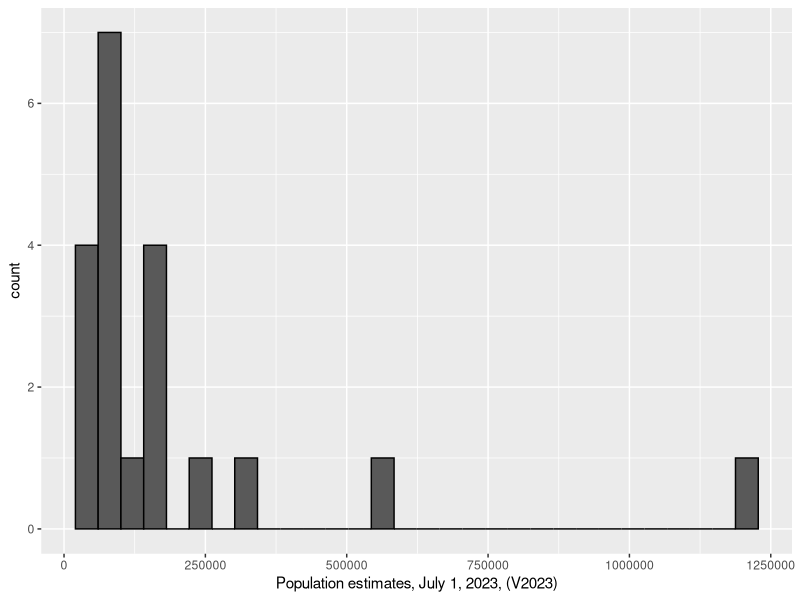
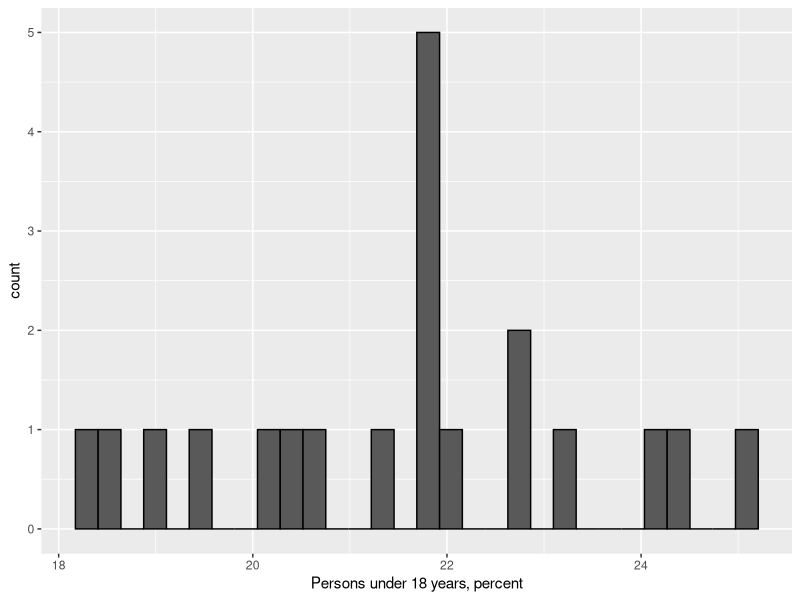
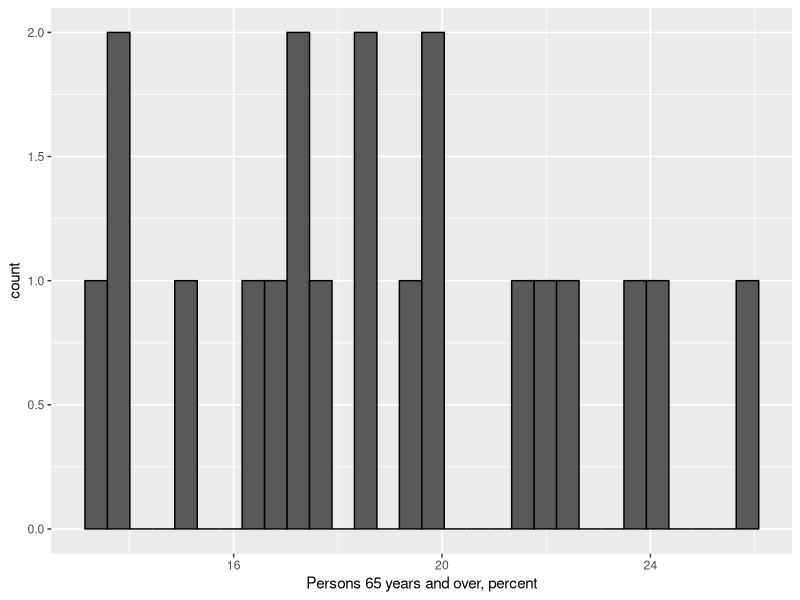
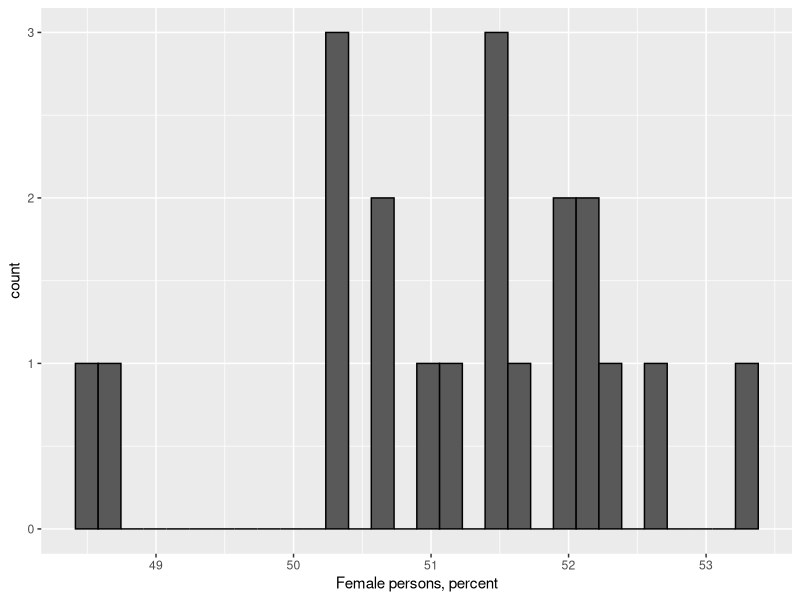
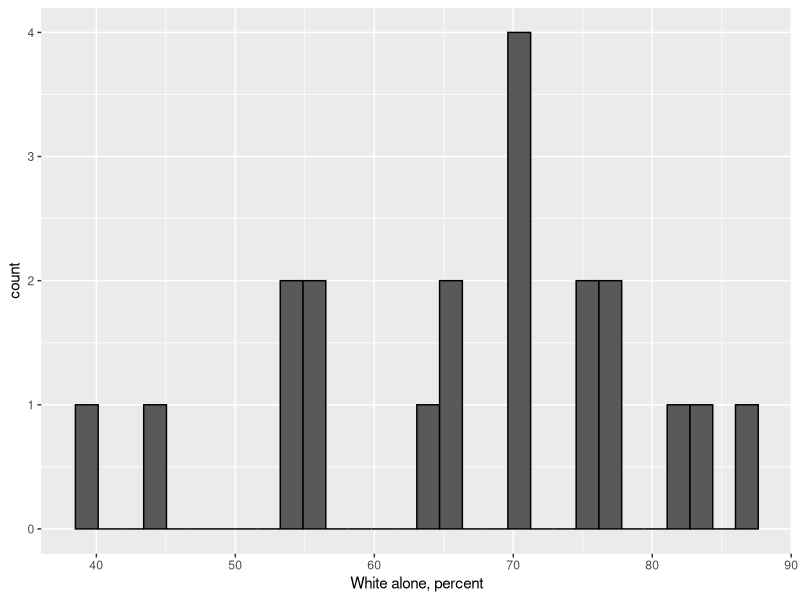
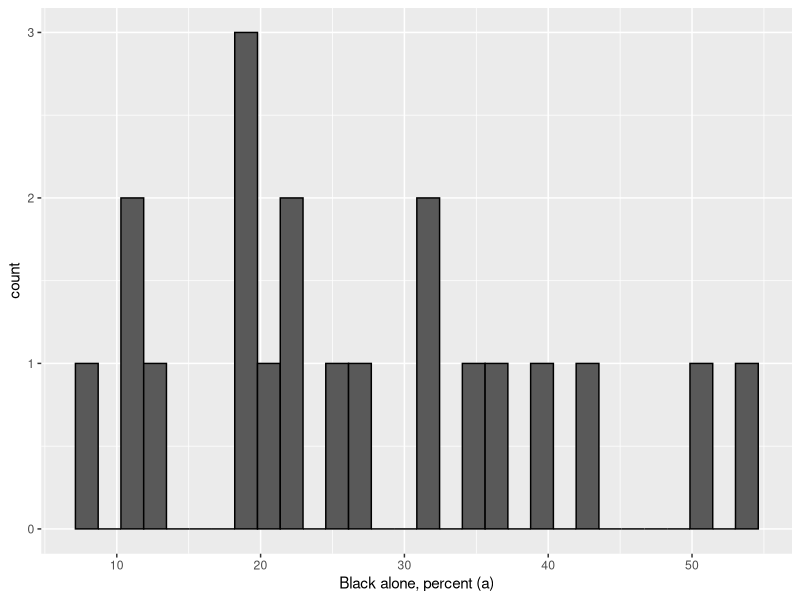
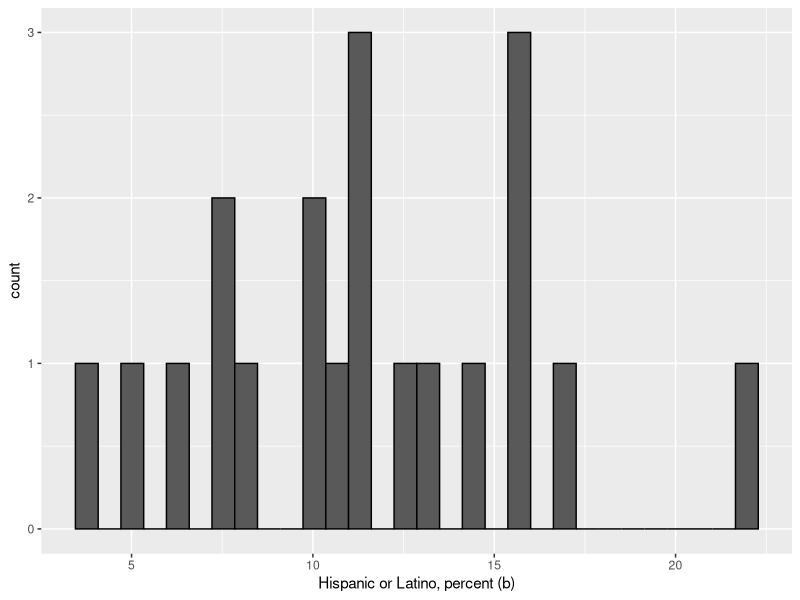
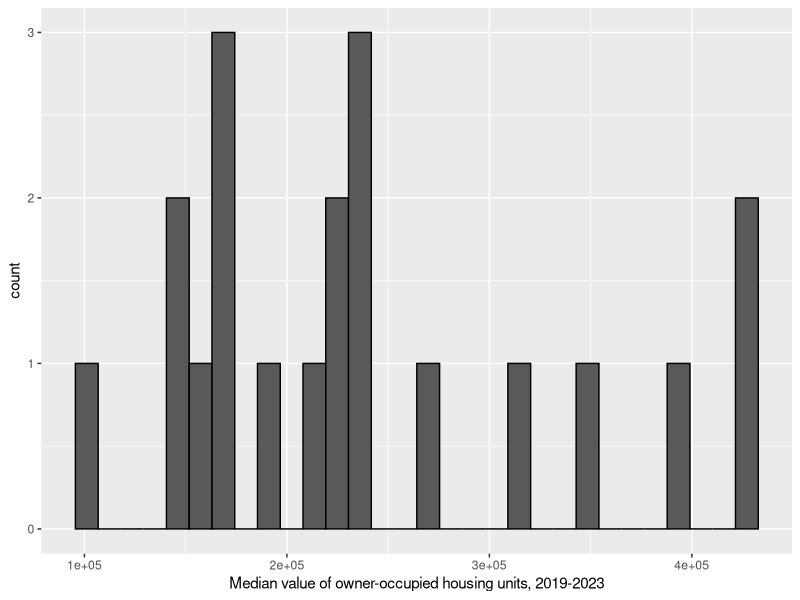

Here is the R script that generated these plots, in order:
## ---- chunk 1
library(here)
library(tidyverse)
library(dplyr)

#load data
Census_data <- read.csv(here('Data/Raw/NC_Census.csv'))
Recreation_data <- read.csv(here('Data/Raw/NC_Recreation_Acreage.csv'))
## ---- chunk 2
#filter Recreation data for relevant counties and sum local, state, 
#and federal recreation acreage to form total recreation acreage by county
Recreation_data <- Recreation_data %>%
  filter(Area.Name %in% c('Chatham County', 'Wake County', 
                          'Alamance County','Orange County', 
                          'Durham County', 'Caswell County',
                          'Person County', 'Granville County', 
                          'Franklin County', 'Vance County', 
                          'Lee County', 'Moore County', 
                          'Randolph County', 'Guilford County', 
                          'Rockingham County', 'Halifax County', 
                          'Nash County', 'Wilson County', 
                          'Johnston County', 'Harnett County')) %>%
  pivot_wider(names_from = Variable, values_from = Value) %>%
  group_by(`Total Outdoor Recreation Acreage` = 
             `Local Outdoor Recreation Acreage` + 
             `Federal Outdoor Recreation Acreage` + 
             `State Outdoor Recreation Acreage`)

#Filter census data
Census_data <- Census_data %>%
  filter(Fact %in% c("Population estimates, July 1, 2023, (V2023)", 
                     "Persons under 18 years, percent", 
                     "Persons 65 years and over, percent", 
                     "Female persons, percent", 
                     "White alone, percent", 
                     "Black alone, percent (a)", 
                     "Hispanic or Latino, percent (b)", 
                     "Median value of owner-occupied housing units, 2019-2023",
                     "Persons per household, 2019-2023", 
                     "Median households income (in 2023 dollars), 2019-2023"))

## ---- chunk 3
#ready census data for combining
Census_data <- Census_data %>%
  select(!Fact.Note)%>% #remove Fact.Note column
  pivot_longer(!c(Fact), #combine county columns into one column
               names_to = 'Counties', 
               values_to = 'Values') %>%
  pivot_wider(names_from = Fact, values_from = Values) %>%#make each row in Fact its own column
  mutate(Area.Name = c('Chatham County', 'Wake County',     # make a column that's exactly
                          'Alamance County','Orange County',#the same as one in the other   
                          'Durham County', 'Caswell County',#dataset
                          'Person County', 'Granville County', 
                          'Franklin County', 'Vance County', 
                          'Lee County', 'Moore County', 
                          'Randolph County', 'Guilford County', 
                          'Rockingham County', 'Halifax County', 
                          'Nash County', 'Wilson County', 
                          'Johnston County', 'Harnett County'))
  
#convert characters to numbers 
Census_data$`Median value of owner-occupied housing units, 2019-2023` <- 
  as.numeric(gsub("[$,]", "", 
  Census_data$`Median value of owner-occupied housing units, 2019-2023`))

Census_data$`Median households income (in 2023 dollars), 2019-2023` <- 
  as.numeric(gsub("[$,]", "", 
  Census_data$`Median households income (in 2023 dollars), 2019-2023`))

Census_data$`Persons under 18 years, percent` <- 
  as.numeric(gsub("[%]", "", Census_data$`Persons under 18 years, percent`))
  
Census_data$`Persons 65 years and over, percent` <- 
  as.numeric(gsub("[%]", "", Census_data$`Persons 65 years and over, percent`))
  
Census_data$`Female persons, percent` <- 
  as.numeric(gsub("[%]", "", Census_data$`Female persons, percent`))  
  
Census_data$`White alone, percent` <- 
  as.numeric(gsub("[%]", "", Census_data$`White alone, percent`))  

Census_data$`Black alone, percent (a)` <- 
  as.numeric(gsub("[%]", "", Census_data$`Black alone, percent (a)`))  

Census_data$`Hispanic or Latino, percent (b)` <- 
  as.numeric(gsub("[%]", "", Census_data$`Hispanic or Latino, percent (b)`))

Census_data$`Population estimates, July 1, 2023, (V2023)` <-
  as.numeric(gsub("[,]", "", 
                  Census_data$`Population estimates, July 1, 2023, (V2023)`))

Census_data$`Persons per household, 2019-2023` <-
  as.numeric(Census_data$`Persons per household, 2019-2023`)


#combine datasets
combined_data <- left_join(Census_data, Recreation_data)

## ---- chunk 4

#Pop estimates
ggplot(combined_data, aes(x = `Population estimates, July 1, 2023, (V2023)`)) +
geom_histogram(color = 'black')

#Ppl under 18
ggplot(combined_data, aes(x = `Persons under 18 years, percent`)) +
geom_histogram(color = 'black')

#Ppl 65 and over
ggplot(combined_data, aes(x = `Persons 65 years and over, percent`)) +
geom_histogram(color = 'black')

#XX ppl
ggplot(combined_data, aes(x = `Female persons, percent`)) +
geom_histogram(color = 'black')

#White ppl
ggplot(combined_data, aes(x = `White alone, percent`)) +
geom_histogram(color = 'black')

#Black ppl
ggplot(combined_data, aes(x = `Black alone, percent (a)`)) +
geom_histogram(color = 'black')

#Hispanic/Latine ppl
ggplot(combined_data, aes(x = `Hispanic or Latino, percent (b)`)) +
geom_histogram(color = 'black')

#Median value of owned homes
ggplot(combined_data, aes(x = `Median value of owner-occupied housing units, 2019-2023`)) +
geom_histogram(color = 'black')

#Ppl/household
ggplot(combined_data, aes(x = `Persons per household, 2019-2023`)) +
geom_histogram(color = 'black')

#Median household income
ggplot(combined_data, aes(x = `Median households income (in 2023 dollars), 2019-2023`)) +
geom_histogram(color = 'black')

#Total outdoor recreation acreage
ggplot(combined_data, aes(x = `Total Outdoor Recreation Acreage`)) +
geom_histogram(color = 'black')
## ---- chunk 5
#Create scatterplots of recreation acreage by:

#pop estimates
ggplot(combined_data, aes(x = `Population estimates, July 1, 2023, (V2023)`,
                        y =`Total Outdoor Recreation Acreage`)) + 
  geom_point()

#Ppl under 18
ggplot(combined_data, aes(x = `Persons under 18 years, percent`,
                        y =`Total Outdoor Recreation Acreage`)) + 
  geom_point()

#Ppl 65 and older
ggplot(combined_data, aes(x = `Persons 65 years and over, percent`,
                        y =`Total Outdoor Recreation Acreage`)) + 
  geom_point()

#XX ppl

ggplot(combined_data, aes(x = `Female persons, percent`,
                        y =`Total Outdoor Recreation Acreage`)) + 
  geom_point()

#White ppl
ggplot(combined_data, aes(x = `White alone, percent`,
                        y =`Total Outdoor Recreation Acreage`)) + 
  geom_point()

#Black ppl
ggplot(combined_data, aes(x = `Black alone, percent (a)`,
                        y =`Total Outdoor Recreation Acreage`)) + 
  geom_point()

#Hispanic or Latine ppl
ggplot(combined_data, aes(x = `Hispanic or Latino, percent (b)`,
                        y =`Total Outdoor Recreation Acreage`)) + 
  geom_point()

#Median value of owned homes
ggplot(combined_data, aes(x = `Median value of owner-occupied housing units, 2019-2023`,
                        y =`Total Outdoor Recreation Acreage`)) + 
  geom_point()

#Ppl/household
ggplot(combined_data, aes(x = `Persons per household, 2019-2023`,
                        y =`Total Outdoor Recreation Acreage`)) + 
  geom_point()

#Median household income
ggplot(combined_data, aes(x = `Median households income (in 2023 dollars), 2019-2023`,
                        y =`Total Outdoor Recreation Acreage`)) + 
  geom_point()
## ---- chunk 6
#possible correlations between pop estimates and: 

#Ppl under 18
cor.test(combined_data$`Population estimates, July 1, 2023, (V2023)`, 
         combined_data$`Persons under 18 years, percent`)

#Ppl 65 or older
cor.test(combined_data$`Population estimates, July 1, 2023, (V2023)`, 
         combined_data$`Persons 65 years and over, percent`)

#XX ppl
cor.test(combined_data$`Population estimates, July 1, 2023, (V2023)`, 
         combined_data$`Female persons, percent`)

#White ppl
cor.test(combined_data$`Population estimates, July 1, 2023, (V2023)`, 
         combined_data$`White alone, percent`)

#Black ppl
cor.test(combined_data$`Population estimates, July 1, 2023, (V2023)`, 
         combined_data$`Black alone, percent (a)`)

#Hispanic or Latine ppl
cor.test(combined_data$`Population estimates, July 1, 2023, (V2023)`, 
         combined_data$`Hispanic or Latino, percent (b)`)

#Median value of owned homes
cor.test(combined_data$`Population estimates, July 1, 2023, (V2023)`, 
         combined_data$`Median value of owner-occupied housing units, 2019-2023`)

#Ppl/household
cor.test(combined_data$`Population estimates, July 1, 2023, (V2023)`, 
         combined_data$`Persons per household, 2019-2023`)

#Median household income
cor.test(combined_data$`Population estimates, July 1, 2023, (V2023)`, 
         combined_data$`Median households income (in 2023 dollars), 2019-2023`)


#possible correlations between ppl under 18 and: 

##Ppl 65 or older
cor.test(combined_data$`Persons under 18 years, percent`, 
         combined_data$`Persons 65 years and over, percent`)

#XX ppl
cor.test(combined_data$`Persons under 18 years, percent`, 
         combined_data$`Female persons, percent`)

#White ppl
cor.test(combined_data$`Persons under 18 years, percent`, 
         combined_data$`White alone, percent`)

#Black ppl
cor.test(combined_data$`Persons under 18 years, percent`, 
         combined_data$`Black alone, percent (a)`)

#Hispanic or Latine ppl
cor.test(combined_data$`Persons under 18 years, percent`, 
         combined_data$`Hispanic or Latino, percent (b)`)

#Median value of owned homes
cor.test(combined_data$`Persons under 18 years, percent`, 
         combined_data$`Median value of owner-occupied housing units, 2019-2023`)

#Ppl/household
cor.test(combined_data$`Persons under 18 years, percent`, 
         combined_data$`Persons per household, 2019-2023`)

#Median household income
cor.test(combined_data$`Persons under 18 years, percent`, 
         combined_data$`Median households income (in 2023 dollars), 2019-2023`)

#possible correlations between ppl 65 and older and: 
#XX ppl
cor.test(combined_data$`Persons 65 years and over, percent`, 
         combined_data$`Female persons, percent`)

#White ppl
cor.test(combined_data$`Persons 65 years and over, percent`, 
         combined_data$`White alone, percent`)

#Black ppl
cor.test(combined_data$`Persons 65 years and over, percent`, 
         combined_data$`Black alone, percent (a)`)

#Hispanic or Latine ppl
cor.test(combined_data$`Persons 65 years and over, percent`, 
         combined_data$`Hispanic or Latino, percent (b)`)

#Median value of owned homes
cor.test(combined_data$`Persons 65 years and over, percent`, 
         combined_data$`Median value of owner-occupied housing units, 2019-2023`)

#Ppl/household
cor.test(combined_data$`Persons 65 years and over, percent`, 
         combined_data$`Persons per household, 2019-2023`)

#Median household income
cor.test(combined_data$`Persons 65 years and over, percent`, 
         combined_data$`Median households income (in 2023 dollars), 2019-2023`)

#possible correlations between XX ppl and : 
#White ppl
cor.test(combined_data$`Female persons, percent`, 
         combined_data$`White alone, percent`)

#Black ppl
cor.test(combined_data$`Female persons, percent`, 
         combined_data$`Black alone, percent (a)`)

#Hispanic or Latine ppl
cor.test(combined_data$`Female persons, percent`, 
         combined_data$`Hispanic or Latino, percent (b)`)

#Median value of owned homes
cor.test(combined_data$`Female persons, percent`, 
         combined_data$`Median value of owner-occupied housing units, 2019-2023`)

#Ppl/household
cor.test(combined_data$`Female persons, percent`, 
         combined_data$`Persons per household, 2019-2023`)

#Median household income
cor.test(combined_data$`Female persons, percent`, 
         combined_data$`Median households income (in 2023 dollars), 2019-2023`)

#possible correlations between white ppl and: 
#Black ppl
cor.test(combined_data$`White alone, percent`, 
         combined_data$`Black alone, percent (a)`)

#Hispanic or Latine ppl
cor.test(combined_data$`White alone, percent`, 
         combined_data$`Hispanic or Latino, percent (b)`)

#Median value of owned homes
cor.test(combined_data$`White alone, percent`, 
         combined_data$`Median value of owner-occupied housing units, 2019-2023`)

#Ppl/household
cor.test(combined_data$`White alone, percent`, 
         combined_data$`Persons per household, 2019-2023`)

#Median household income
cor.test(combined_data$`White alone, percent`, 
         combined_data$`Median households income (in 2023 dollars), 2019-2023`)

#Possible correlations between black ppl and: 
#Hispanic or Latine ppl
cor.test(combined_data$`Black alone, percent (a)`, 
         combined_data$`Hispanic or Latino, percent (b)`)

#Median value of owned homes
cor.test(combined_data$`Black alone, percent (a)`, 
         combined_data$`Median value of owner-occupied housing units, 2019-2023`)

#Ppl/household
cor.test(combined_data$`Black alone, percent (a)`, 
         combined_data$`Persons per household, 2019-2023`)

#Median household income
cor.test(combined_data$`Black alone, percent (a)`, 
         combined_data$`Median households income (in 2023 dollars), 2019-2023`)

#possible correlations between Hispanic or Latine ppl and: 
#Median value of owned homes
cor.test(combined_data$`Hispanic or Latino, percent (b)`, 
         combined_data$`Median value of owner-occupied housing units, 2019-2023`)

#Ppl/household
cor.test(combined_data$`Hispanic or Latino, percent (b)`, 
         combined_data$`Persons per household, 2019-2023`)

#Median household income
cor.test(combined_data$`Hispanic or Latino, percent (b)`, 
         combined_data$`Median households income (in 2023 dollars), 2019-2023`)

#Possible correlations between median owned homes value and: 
#Ppl/household
cor.test(combined_data$`Median value of owner-occupied housing units, 2019-2023`, 
         combined_data$`Persons per household, 2019-2023`)

#Median household income
cor.test(combined_data$`Median value of owner-occupied housing units, 2019-2023`, 
         combined_data$`Median households income (in 2023 dollars), 2019-2023`)

#possible correlations between ppl/household and: 
#median household income
cor.test(combined_data$`Persons per household, 2019-2023`, 
         combined_data$`Median households income (in 2023 dollars), 2019-2023`)

## ---- chunk 7
#fit first regression model
Model1 <- lm(`Total Outdoor Recreation Acreage` ~
     `Population estimates, July 1, 2023, (V2023)`+ 
     `Persons per household, 2019-2023` + 
     `Black alone, percent (a)` +
     `Hispanic or Latino, percent (b)` +
     `Median households income (in 2023 dollars), 2019-2023`, 
      data = combined_data)

#examine model
summary(Model1)

#examine model residuals
plot(Model1)

#log transform data
combined_data$log_pop_estimates <- log10(combined_data$`Population estimates, July 1, 2023, (V2023)`)
combined_data$log_pplPerHousehold <- log10(combined_data$`Persons per household, 2019-2023`)
combined_data$log_Black_ppl <- log10(combined_data$`Black alone, percent (a)`)
combined_data$log_Hispanic_ppl <- log10(combined_data$`Hispanic or Latino, percent (b)`)
combined_data$log_HH_income <- log10(combined_data$`Median households income (in 2023 dollars), 2019-2023`)
combined_data$log_Acreage <- log10(combined_data$`Total Outdoor Recreation Acreage`)

#re-run model
Model2 <- lm(log_Acreage ~ log_pop_estimates + log_pplPerHousehold +
                log_HH_income + log_Black_ppl +log_Hispanic_ppl, 
              data = combined_data)

summary(Model2)

plot(Model2)

